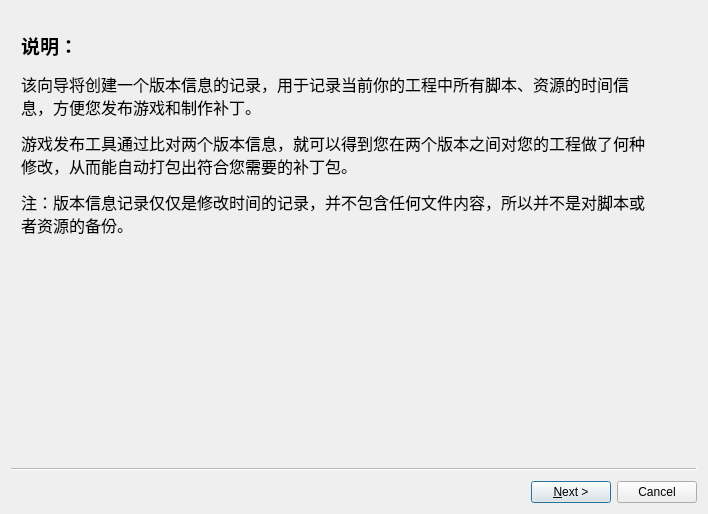
<?xml version="1.0" encoding="UTF-8"?>
<ui version="4.0">
 <class>NewVersionDataWizard</class>
 <widget class="QWizard" name="NewVersionDataWizard">
  <property name="geometry">
   <rect>
    <x>0</x>
    <y>0</y>
    <width>708</width>
    <height>514</height>
   </rect>
  </property>
  <property name="windowTitle">
   <string>新建版本信息向导</string>
  </property>
  <property name="options">
   <set>QWizard::HelpButtonOnRight|QWizard::NoBackButtonOnStartPage</set>
  </property>
  <property name="titleFormat">
   <enum>Qt::AutoText</enum>
  </property>
  <widget class="QWizardPage" name="wizardPage1">
   <widget class="QWidget" name="gridLayoutWidget">
    <property name="geometry">
     <rect>
      <x>10</x>
      <y>20</y>
      <width>631</width>
      <height>351</height>
     </rect>
    </property>
    <layout class="QGridLayout" name="gridLayout">
     <item row="0" column="0">
      <widget class="QLabel" name="label">
       <property name="autoFillBackground">
        <bool>false</bool>
       </property>
       <property name="text">
        <string>&lt;html&gt;&lt;head/&gt;&lt;body&gt;&lt;p&gt;&lt;span style=&quot; font-size:14pt; font-weight:600;&quot;&gt;说明：&lt;/span&gt;&lt;/p&gt;&lt;p&gt;&lt;span style=&quot; font-size:12pt;&quot;&gt;该向导将创建一个版本信息的记录，用于记录当前你的工程中所有脚本、资源的时间信息，方便您发布游戏和制作补丁。&lt;/span&gt;&lt;/p&gt;&lt;p&gt;&lt;span style=&quot; font-size:12pt;&quot;&gt;游戏发布工具通过比对两个版本信息，就可以得到您在两个版本之间对您的工程做了何种修改，从而能自动打包出符合您需要的补丁包。&lt;/span&gt;&lt;/p&gt;&lt;p&gt;&lt;span style=&quot; font-size:12pt;&quot;&gt;注：版本信息记录仅仅是修改时间的记录，并不包含任何文件内容，所以并不是对脚本或者资源的备份。&lt;/span&gt;&lt;br/&gt;&lt;/p&gt;&lt;p&gt;&lt;br/&gt;&lt;/p&gt;&lt;/body&gt;&lt;/html&gt;</string>
       </property>
       <property name="textFormat">
        <enum>Qt::AutoText</enum>
       </property>
       <property name="scaledContents">
        <bool>true</bool>
       </property>
       <property name="alignment">
        <set>Qt::AlignLeading|Qt::AlignLeft|Qt::AlignTop</set>
       </property>
       <property name="wordWrap">
        <bool>true</bool>
       </property>
      </widget>
     </item>
    </layout>
   </widget>
  </widget>
  <widget class="NewVersionInfoWizardPage2" name="wizardPage2">
   <widget class="QWidget" name="gridLayoutWidget_2">
    <property name="geometry">
     <rect>
      <x>0</x>
      <y>0</y>
      <width>581</width>
      <height>301</height>
     </rect>
    </property>
    <layout class="QGridLayout" name="gridLayout_2">
     <item row="3" column="0">
      <widget class="QLabel" name="label_2">
       <property name="text">
        <string>备注：</string>
       </property>
      </widget>
     </item>
     <item row="1" column="0">
      <widget class="QLabel" name="label_3">
       <property name="minimumSize">
        <size>
         <width>100</width>
         <height>0</height>
        </size>
       </property>
       <property name="text">
        <string>名称：</string>
       </property>
      </widget>
     </item>
     <item row="2" column="0">
      <spacer name="verticalSpacer_2">
       <property name="orientation">
        <enum>Qt::Vertical</enum>
       </property>
       <property name="sizeType">
        <enum>QSizePolicy::Preferred</enum>
       </property>
       <property name="sizeHint" stdset="0">
        <size>
         <width>20</width>
         <height>40</height>
        </size>
       </property>
      </spacer>
     </item>
     <item row="1" column="1">
      <widget class="QLineEdit" name="lineEdit"/>
     </item>
     <item row="3" column="1">
      <widget class="QLineEdit" name="lineEdit_2"/>
     </item>
     <item row="4" column="0">
      <spacer name="verticalSpacer">
       <property name="orientation">
        <enum>Qt::Vertical</enum>
       </property>
       <property name="sizeType">
        <enum>QSizePolicy::Preferred</enum>
       </property>
       <property name="sizeHint" stdset="0">
        <size>
         <width>20</width>
         <height>40</height>
        </size>
       </property>
      </spacer>
     </item>
     <item row="0" column="0">
      <spacer name="verticalSpacer_3">
       <property name="orientation">
        <enum>Qt::Vertical</enum>
       </property>
       <property name="sizeType">
        <enum>QSizePolicy::Minimum</enum>
       </property>
       <property name="sizeHint" stdset="0">
        <size>
         <width>20</width>
         <height>40</height>
        </size>
       </property>
      </spacer>
     </item>
    </layout>
   </widget>
  </widget>
  <widget class="NewVersionInfoWizardPage" name="wizardPage3">
   <widget class="QWidget" name="gridLayoutWidget_3">
    <property name="geometry">
     <rect>
      <x>0</x>
      <y>30</y>
      <width>641</width>
      <height>311</height>
     </rect>
    </property>
    <layout class="QGridLayout" name="gridLayout_3">
     <item row="2" column="2">
      <spacer name="horizontalSpacer">
       <property name="orientation">
        <enum>Qt::Horizontal</enum>
       </property>
       <property name="sizeHint" stdset="0">
        <size>
         <width>40</width>
         <height>20</height>
        </size>
       </property>
      </spacer>
     </item>
     <item row="2" column="0">
      <spacer name="horizontalSpacer_2">
       <property name="orientation">
        <enum>Qt::Horizontal</enum>
       </property>
       <property name="sizeHint" stdset="0">
        <size>
         <width>40</width>
         <height>20</height>
        </size>
       </property>
      </spacer>
     </item>
     <item row="3" column="1">
      <spacer name="verticalSpacer_5">
       <property name="orientation">
        <enum>Qt::Vertical</enum>
       </property>
       <property name="sizeHint" stdset="0">
        <size>
         <width>20</width>
         <height>40</height>
        </size>
       </property>
      </spacer>
     </item>
     <item row="1" column="1">
      <spacer name="verticalSpacer_4">
       <property name="orientation">
        <enum>Qt::Vertical</enum>
       </property>
       <property name="sizeHint" stdset="0">
        <size>
         <width>20</width>
         <height>40</height>
        </size>
       </property>
      </spacer>
     </item>
     <item row="2" column="1">
      <layout class="QVBoxLayout" name="verticalLayout">
       <item>
        <widget class="QLabel" name="label_4">
         <property name="minimumSize">
          <size>
           <width>128</width>
           <height>128</height>
          </size>
         </property>
         <property name="maximumSize">
          <size>
           <width>128</width>
           <height>128</height>
          </size>
         </property>
         <property name="text">
          <string/>
         </property>
        </widget>
       </item>
       <item>
        <widget class="QLabel" name="label_5">
         <property name="text">
          <string/>
         </property>
         <property name="alignment">
          <set>Qt::AlignCenter</set>
         </property>
        </widget>
       </item>
      </layout>
     </item>
    </layout>
   </widget>
  </widget>
 </widget>
 <customwidgets>
  <customwidget>
   <class>NewVersionInfoWizardPage</class>
   <extends>QWizardPage</extends>
   <header>newversioninfowizardpage.h</header>
   <container>1</container>
  </customwidget>
  <customwidget>
   <class>NewVersionInfoWizardPage2</class>
   <extends>QWizardPage</extends>
   <header>newversioninfowizardpage2.h</header>
   <container>1</container>
  </customwidget>
 </customwidgets>
 <resources/>
 <connections/>
</ui>
